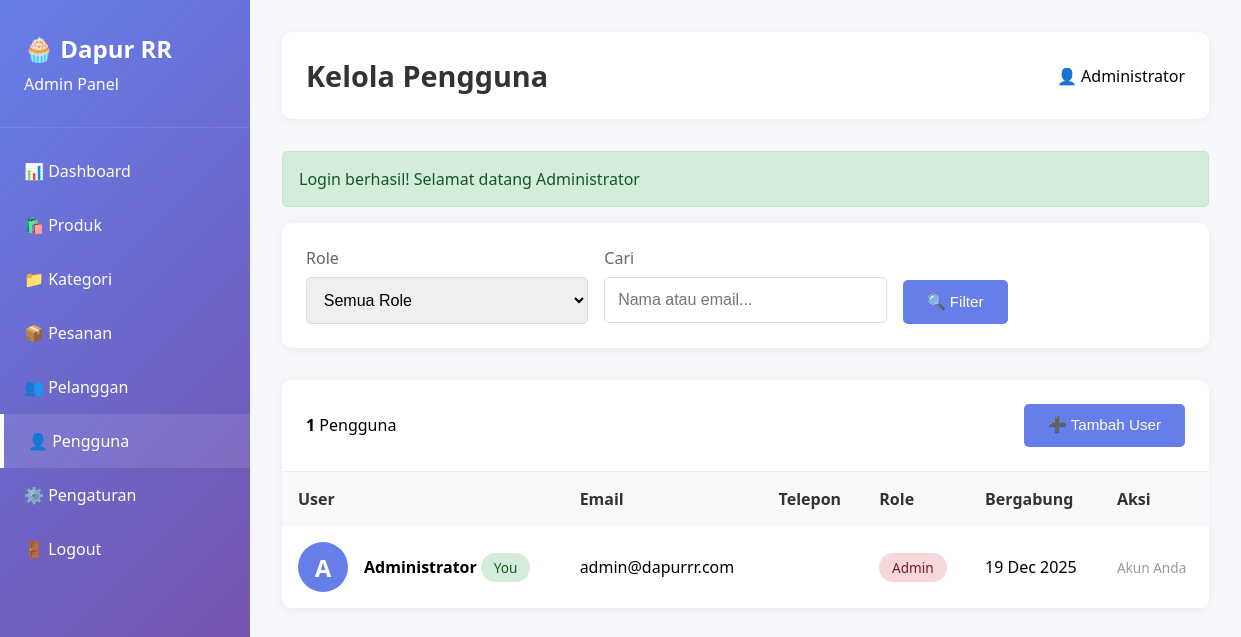
Before: /admin/pengguna.php (signed in) with the older database file.
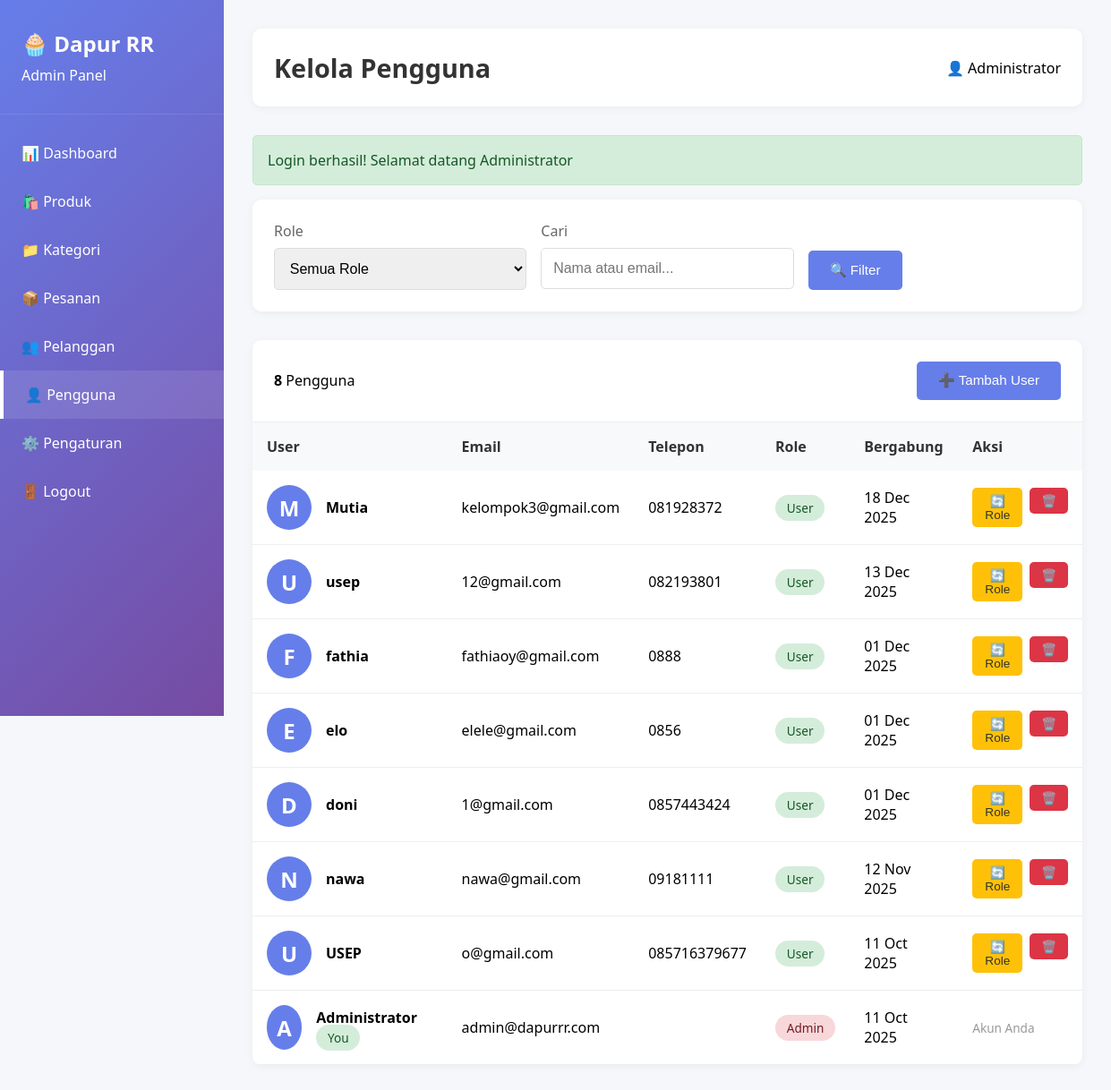
After: the same page with the newer database file.
### tables this page shows
CREATE TABLE `users` (
  `id` int(11) NOT NULL,
  `nama` varchar(100) NOT NULL,
  `email` varchar(100) NOT NULL,
  `password` varchar(255) NOT NULL,
  `no_telepon` varchar(20) DEFAULT NULL,
  `alamat` text DEFAULT NULL,
  `role` enum('admin','user') DEFAULT 'user',
  `is_active` tinyint(1) DEFAULT 1,
  `created_at` timestamp NOT NULL DEFAULT current_timestamp()
);

### admin/pengguna.php (the view, shortened to what the changed rows need)
<?php
$conn = getConnection();
$where = [];
$whereClause = $where ? "WHERE " . implode(" AND ", $where) : "";
$query = "SELECT * FROM users $whereClause ORDER BY created_at DESC";
$stmt = $conn->prepare($query);
$stmt->execute();
$users = $stmt->get_result();
?>
<!DOCTYPE html>
<html lang="id">
<head>
</head>
<body>
    <div class="sidebar">
        <div class="sidebar-header">
            <h2>🧁 Dapur RR</h2>
        </div>
    </div>
    <div class="main-content">
        <div class="top-bar">
            <h1 class="page-title">Kelola Pengguna</h1>
        </div>
        <div class="table-container">
            <div class="table-header">
                <div>
                    <strong><?php echo $users->num_rows; ?></strong> Pengguna
                </div>
            </div>
            <table>
                <thead>
                    <tr>
                        <th>User</th>
                        <th>Email</th>
                        <th>Telepon</th>
                        <th>Role</th>
                        <th>Bergabung</th>
                        <th>Aksi</th>
                    </tr>
                </thead>
                <tbody>
                    <?php if ($users->num_rows > 0): ?>
                        <?php while($u = $users->fetch_assoc()): ?>
                        <tr>
                            <td>
                                <div class="user-info">
                                    <div class="user-avatar">
                                        <?php echo strtoupper(substr($u['nama'], 0, 1)); ?>
                                    </div>
                                    <div>
                                        <strong><?php echo htmlspecialchars($u['nama']); ?></strong>
                                        <?php if ($u['id'] == $_SESSION['user_id']): ?>
                                        <span class="badge badge-success">You</span>
                                        <?php endif; ?>
                                    </div>
                                </div>
                            </td>
                            <td><?php echo htmlspecialchars($u['email']); ?></td>
                            <td><?php echo htmlspecialchars($u['no_telepon']); ?></td>
                            <td>
                                <span class="badge <?php echo $u['role'] === 'admin' ? 'badge-danger' : 'badge-success'; ?>">
                                    <?php echo ucfirst($u['role']); ?>
                                </span>
                            </td>
                            <td><?php echo date('d M Y', strtotime($u['created_at'])); ?></td>
                            <td>
                                <div class="actions">
                                    <?php if ($u['id'] != $_SESSION['user_id']): ?>
                                    <button onclick="changeRole(<?php echo $u['id']; ?>, '<?php echo $u['role']; ?>')"
                                            class="btn btn-warning btn-sm">
                                        🔄 Role
                                    </button>
                                    <form method="POST" style="display: inline;">
                                        <button type="submit" class="btn btn-danger btn-sm"
                                                onclick="return confirm('Yakin hapus user ini?')">
                                            🗑️
                                        </button>
                                    </form>
                                    <?php else: ?>
                                    <span style="color: #999; font-size: 0.85rem;">Akun Anda</span>
                                    <?php endif; ?>
                                </div>
                            </td>
                        </tr>
                        <?php endwhile; ?>
                    <?php endif; ?>
                </tbody>
            </table>
        </div>
    </div>
</body>
</html>

Changed rows visible on the page:
added users: nama "M", nama "Mutia", email "kelompok3@gmail.com", no_telepon "081928372", role "User", created_at "18 Dec 2025"
added users: nama "U", nama "usep", email "12@gmail.com", no_telepon "082193801", role "User", created_at "13 Dec 2025"
added users: nama "F", nama "fathia", email "fathiaoy@gmail.com", no_telepon "0888", role "User", created_at "01 Dec 2025"
added users: nama "E", nama "elo", email "elele@gmail.com", no_telepon "0856", role "User", created_at "01 Dec 2025"
added users: nama "D", nama "doni", email "1@gmail.com", no_telepon "0857443424", role "User", created_at "01 Dec 2025"
added users: nama "N", nama "nawa", email "nawa@gmail.com", no_telepon "09181111", role "User", created_at "12 Nov 2025"
added users: nama "U", nama "USEP", email "o@gmail.com", no_telepon "085716379677", role "User", created_at "11 Oct 2025"
changed users "Administrator": created_at "19 Dec 2025" → "11 Oct 2025"
Other visible differences:
$users->num_rows: "1" → "8"
